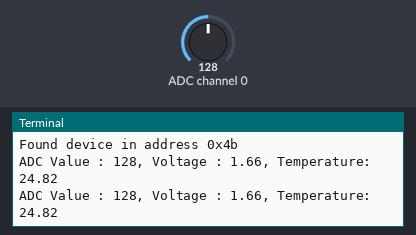
Bench run of a program on a simulated Raspberry Pi (BCM pin numbers). On the bench: the last lines printed to the terminal. The test bench sets the inputs (shaded band); at power-on: ADC channel 0 = 128 (analog values on the 0–255 scale).

Above: at 1.2 s.
1.3 s: ADC channel 0 set to 178
At 2.4 s:
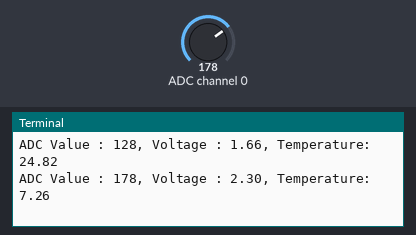
2.8 s: ADC channel 0 set to 224
At 3.8 s:
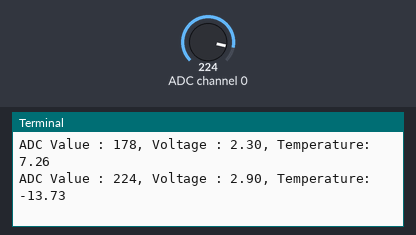
Timing chart, 0 to 5.8 s (numbered marks = the images above; inputs shaded):
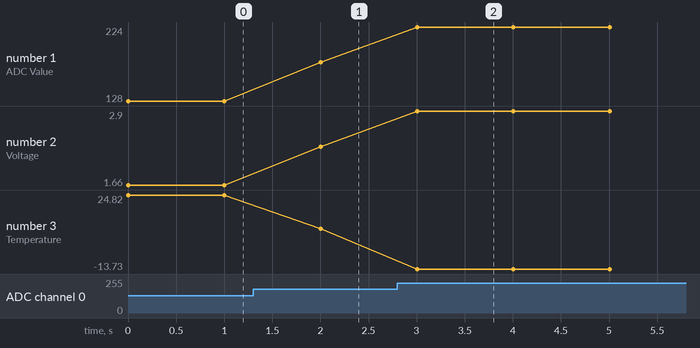

The program:

Thermometer.py
```python
import RPi.GPIO as GPIO
import time
import math
from ADCDevice import *

def ConvertCelciusToKelvin(celcius):
    return 273.15 + celcius

def ConvertKelvinToCelcius(kelvin):
    return kelvin - 273.15

firstResistorResistance = 10000
inputVoltage = 3.3
thermalIndex = 3950
temperature1 = ConvertCelciusToKelvin(25)
adc = ADCDevice()

#Voltage Dividor
#Resistance of the thermometer can be calculated using the equeation below.
#https://www.seeedstudio.com/blog/2019/10/09/voltage-dividers-everything-you-need-to-know/#:~:text=%20Voltage%20Divider%20Circuit%20%201%20R1%20%3D,divided%20voltage%20%281%2F4%20of%20input%20voltage%29%20More%20

def GetSecondResistorResistance(outputVoltage):
    return (firstResistorResistance * outputVoltage) / (inputVoltage - outputVoltage)

#We will be using this formula to calculate the Temperature
#T2 = 1/(1/T1 + ln(Rt/R)/B)

def GetTemperature(outputVoltage):
    celciusValue = 1/( (1/temperature1) + (math.log(GetSecondResistorResistance(outputVoltage)/firstResistorResistance)/thermalIndex) )
    return ConvertKelvinToCelcius(celciusValue)

def GetVoltage(reading):
    calculatedValue = reading / 255.0
    return calculatedValue * 3.3

if __name__ == '__main__':
    try:
        if(adc.detectI2C(0x4b)):
            adc = ADS7830()

        while True:
            value = adc.analogRead(0)
            voltage = GetVoltage(value)
            temperature = GetTemperature(voltage)

            print ('ADC Value : %d, Voltage : %.2f, Temperature: %.2f'%(value,voltage, temperature))
            time.sleep(1)

    finally:
        adc.close()
```

ADCDevice.py
```python
#!/usr/bin/env python3
########################################################################
# Filename    : ADCDevice.py
# Description : Freenove ADC Module library.
# Author      : www.freenove.com
# modification: 2020/04/21
########################################################################

import smbus

class ADCDevice(object):
    def __init__(self):
        self.cmd = 0
        self.address = 0
        self.bus=smbus.SMBus(1)
        # print("ADCDevice init")

    def detectI2C(self,addr):
        try:
            self.bus.write_byte(addr,0)
            print("Found device in address 0x%x"%(addr))
            return True
        except:
            print("Not found device in address 0x%x"%(addr))
            return False

    def close(self):
        self.bus.close()

class PCF8591(ADCDevice):
    def __init__(self):
        super(PCF8591, self).__init__()
        self.cmd = 0x40     # The default command for PCF8591 is 0x40.
        self.address = 0x48 # 0x48 is the default i2c address for PCF8591 Module.

    def analogRead(self, chn): # PCF8591 has 4 ADC input pins, chn:0,1,2,3
        value = self.bus.read_byte_data(self.address, self.cmd+chn)
        value = self.bus.read_byte_data(self.address, self.cmd+chn)
        return value

    def analogWrite(self,value): # write DAC value
        self.bus.write_byte_data(address,cmd,value)

class ADS7830(ADCDevice):
    def __init__(self):
        super(ADS7830, self).__init__()
        self.cmd = 0x84
        self.address = 0x4b # 0x4b is the default i2c address for ADS7830 Module.

    def analogRead(self, chn): # ADS7830 has 8 ADC input pins, chn:0,1,2,3,4,5,6,7
        value = self.bus.read_byte_data(self.address, self.cmd|(((chn<<2 | chn>>1)&0x07)<<4))
        return value
```

Measured:
- after the input at 1.3 s, the terminal: prints a new line after 0.70 s (image 1)
- after the input at 2.8 s, the terminal: prints a new line after 0.20 s (image 2)
- plotted number 1: 128 → 178 after the input at 1.3 s, 178 → 224 after the input at 2.8 s
- plotted number 2: 1.66 → 2.3 after the input at 1.3 s, 2.3 → 2.9 after the input at 2.8 s
- plotted number 3: 24.82 → 7.26 after the input at 1.3 s, 7.26 → -13.73 after the input at 2.8 s
